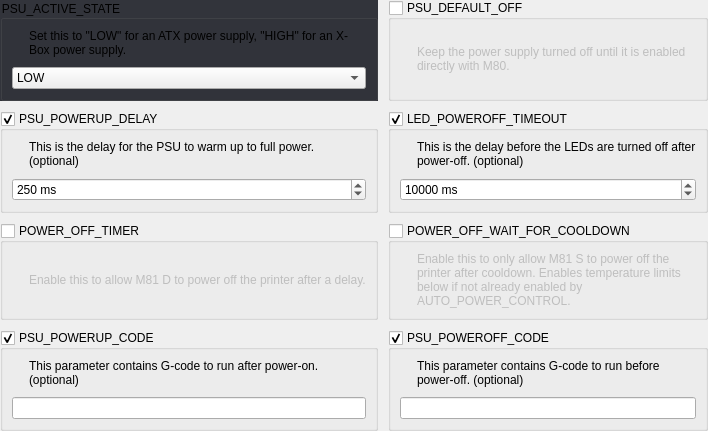
       <widget class="QWidget" name="widget" native="true">
        <layout class="QGridLayout" name="gridLayout_23">
         <property name="leftMargin">
          <number>0</number>
         </property>
         <property name="topMargin">
          <number>0</number>
         </property>
         <property name="rightMargin">
          <number>0</number>
         </property>
         <property name="bottomMargin">
          <number>0</number>
         </property>
         <property name="spacing">
          <number>10</number>
         </property>
         <item row="2" column="0">
          <widget class="QGroupBox" name="uPowerOffTimerBox">
           <property name="title">
            <string>POWER_OFF_TIMER</string>
           </property>
           <property name="checkable">
            <bool>true</bool>
           </property>
           <property name="checked">
            <bool>false</bool>
           </property>
           <layout class="QHBoxLayout" name="horizontalLayout_14">
            <property name="spacing">
             <number>10</number>
            </property>
            <item>
             <widget class="QLabel" name="label_21">
              <property name="sizePolicy">
               <sizepolicy hsizetype="Fixed" vsizetype="Fixed">
                <horstretch>0</horstretch>
                <verstretch>0</verstretch>
               </sizepolicy>
              </property>
              <property name="text">
               <string/>
              </property>
              <property name="pixmap">
               <pixmap resource="../resources/resources.qrc">:/info_FILL0_wght100_GRAD0_opsz20.svg</pixmap>
              </property>
             </widget>
            </item>
            <item>
             <widget class="QLabel" name="label_22">
              <property name="text">
               <string>Enable this to allow M81 D&lt;seconds&gt; to power off the printer after a delay.</string>
              </property>
             </widget>
            </item>
           </layout>
          </widget>
         </item>
         <item row="1" column="0">
          <widget class="QGroupBox" name="uPsuPowerUpDelayBox">
           <property name="title">
            <string>PSU_POWERUP_DELAY</string>
           </property>
           <property name="flat">
            <bool>false</bool>
           </property>
           <property name="checkable">
            <bool>true</bool>
           </property>
           <property name="checked">
            <bool>true</bool>
           </property>
           <layout class="QGridLayout" name="gridLayout_3" columnstretch="0,0">
            <property name="spacing">
             <number>10</number>
            </property>
            <item row="1" column="0">
             <widget class="QLabel" name="label_4">
              <property name="sizePolicy">
               <sizepolicy hsizetype="Fixed" vsizetype="Fixed">
                <horstretch>0</horstretch>
                <verstretch>0</verstretch>
               </sizepolicy>
              </property>
              <property name="text">
               <string/>
              </property>
              <property name="pixmap">
               <pixmap resource="../resources/resources.qrc">:/info_FILL0_wght100_GRAD0_opsz20.svg</pixmap>
              </property>
             </widget>
            </item>
            <item row="1" column="1">
             <widget class="QLabel" name="label_3">
              <property name="text">
               <string>This is the delay for the PSU to warm up to full power. (optional)</string>
              </property>
              <property name="wordWrap">
               <bool>true</bool>
              </property>
             </widget>
            </item>
            <item row="2" column="0" colspan="2">
             <widget class="QSpinBox" name="uPsuPowerUpDelayEdit">
              <property name="enabled">
               <bool>true</bool>
              </property>
              <property name="sizePolicy">
               <sizepolicy hsizetype="Expanding" vsizetype="Fixed">
                <horstretch>0</horstretch>
                <verstretch>0</verstretch>
               </sizepolicy>
              </property>
              <property name="suffix">
               <string> ms</string>
              </property>
              <property name="maximum">
               <number>100000</number>
              </property>
              <property name="stepType">
               <enum>QAbstractSpinBox::AdaptiveDecimalStepType</enum>
              </property>
              <property name="value">
               <number>250</number>
              </property>
             </widget>
            </item>
           </layout>
          </widget>
         </item>
         <item row="3" column="0">
          <widget class="QGroupBox" name="uPsuPowerUpCodeBox">
           <property name="title">
            <string>PSU_POWERUP_CODE</string>
           </property>
           <property name="checkable">
            <bool>true</bool>
           </property>
           <property name="checked">
            <bool>true</bool>
           </property>
           <layout class="QGridLayout" name="gridLayout_5" columnstretch="0,0">
            <property name="spacing">
             <number>10</number>
            </property>
            <item row="1" column="0">
             <widget class="QLabel" name="label_9">
              <property name="sizePolicy">
               <sizepolicy hsizetype="Fixed" vsizetype="Fixed">
                <horstretch>0</horstretch>
                <verstretch>0</verstretch>
               </sizepolicy>
              </property>
              <property name="text">
               <string/>
              </property>
              <property name="pixmap">
               <pixmap resource="../resources/resources.qrc">:/info_FILL0_wght100_GRAD0_opsz20.svg</pixmap>
              </property>
             </widget>
            </item>
            <item row="1" column="1">
             <widget class="QLabel" name="label_10">
              <property name="text">
               <string>This parameter contains G-code to run after power-on. (optional)</string>
              </property>
              <property name="wordWrap">
               <bool>true</bool>
              </property>
             </widget>
            </item>
            <item row="2" column="0" colspan="2">
             <widget class="QLineEdit" name="uPsuPowerUpCodeEdit">
              <property name="enabled">
               <bool>true</bool>
              </property>
             </widget>
            </item>
           </layout>
          </widget>
         </item>
         <item row="1" column="1">
          <widget class="QGroupBox" name="uLedPowerOffTimeoutBox">
           <property name="enabled">
            <bool>true</bool>
           </property>
           <property name="title">
            <string>LED_POWEROFF_TIMEOUT</string>
           </property>
           <property name="flat">
            <bool>false</bool>
           </property>
           <property name="checkable">
            <bool>true</bool>
           </property>
           <property name="checked">
            <bool>true</bool>
           </property>
           <layout class="QGridLayout" name="gridLayout_4" columnstretch="0,0">
            <property name="spacing">
             <number>10</number>
            </property>
            <item row="1" column="0">
             <widget class="QLabel" name="label_6">
              <property name="sizePolicy">
               <sizepolicy hsizetype="Fixed" vsizetype="Fixed">
                <horstretch>0</horstretch>
                <verstretch>0</verstretch>
               </sizepolicy>
              </property>
              <property name="text">
               <string/>
              </property>
              <property name="pixmap">
               <pixmap resource="../resources/resources.qrc">:/info_FILL0_wght100_GRAD0_opsz20.svg</pixmap>
              </property>
             </widget>
            </item>
            <item row="1" column="1">
             <widget class="QLabel" name="label_5">
              <property name="text">
               <string>This is the delay before the LEDs are turned off after power-off. (optional)</string>
              </property>
              <property name="wordWrap">
               <bool>true</bool>
              </property>
             </widget>
            </item>
            <item row="2" column="0" colspan="2">
             <widget class="QSpinBox" name="uLedPowerOffTimeoutEdit">
              <property name="enabled">
               <bool>true</bool>
              </property>
              <property name="sizePolicy">
               <sizepolicy hsizetype="Expanding" vsizetype="Fixed">
                <horstretch>0</horstretch>
                <verstretch>0</verstretch>
               </sizepolicy>
              </property>
              <property name="suffix">
               <string> ms</string>
              </property>
              <property name="maximum">
               <number>100000</number>
              </property>
              <property name="stepType">
               <enum>QAbstractSpinBox::AdaptiveDecimalStepType</enum>
              </property>
              <property name="value">
               <number>10000</number>
              </property>
             </widget>
            </item>
           </layout>
          </widget>
         </item>
         <item row="3" column="1">
          <widget class="QGroupBox" name="uPsuPowerOffCodeBox">
           <property name="enabled">
            <bool>true</bool>
           </property>
           <property name="title">
            <string>PSU_POWEROFF_CODE</string>
           </property>
           <property name="checkable">
            <bool>true</bool>
           </property>
           <property name="checked">
            <bool>true</bool>
           </property>
           <layout class="QGridLayout" name="gridLayout_6" columnstretch="0,0">
            <property name="spacing">
             <number>10</number>
            </property>
            <item row="1" column="0">
             <widget class="QLabel" name="label_11">
              <property name="sizePolicy">
               <sizepolicy hsizetype="Fixed" vsizetype="Fixed">
                <horstretch>0</horstretch>
                <verstretch>0</verstretch>
               </sizepolicy>
              </property>
              <property name="text">
               <string/>
              </property>
              <property name="pixmap">
               <pixmap resource="../resources/resources.qrc">:/info_FILL0_wght100_GRAD0_opsz20.svg</pixmap>
              </property>
             </widget>
            </item>
            <item row="1" column="1">
             <widget class="QLabel" name="label_12">
              <property name="text">
               <string>This parameter contains G-code to run before power-off. (optional)</string>
              </property>
              <property name="wordWrap">
               <bool>true</bool>
              </property>
             </widget>
            </item>
            <item row="2" column="0" colspan="2">
             <widget class="QLineEdit" name="uPsuPowerOffCodeEdit">
              <property name="enabled">
               <bool>true</bool>
              </property>
             </widget>
            </item>
           </layout>
          </widget>
         </item>
         <item row="2" column="1">
          <widget class="QGroupBox" name="uPowerOffWaitForCooldownBox">
           <property name="title">
            <string>POWER_OFF_WAIT_FOR_COOLDOWN</string>
           </property>
           <property name="checkable">
            <bool>true</bool>
           </property>
           <property name="checked">
            <bool>false</bool>
           </property>
           <layout class="QHBoxLayout" name="horizontalLayout_13">
            <property name="spacing">
             <number>10</number>
            </property>
            <item>
             <widget class="QLabel" name="label_19">
              <property name="sizePolicy">
               <sizepolicy hsizetype="Fixed" vsizetype="Fixed">
                <horstretch>0</horstretch>
                <verstretch>0</verstretch>
               </sizepolicy>
              </property>
              <property name="text">
               <string/>
              </property>
              <property name="pixmap">
               <pixmap resource="../resources/resources.qrc">:/info_FILL0_wght100_GRAD0_opsz20.svg</pixmap>
              </property>
             </widget>
            </item>
            <item>
             <widget class="QLabel" name="label_20">
              <property name="text">
               <string>Enable this to only allow M81 S to power off the printer after cooldown. Enables temperature limits below if not already enabled by AUTO_POWER_CONTROL.</string>
              </property>
              <property name="wordWrap">
               <bool>true</bool>
              </property>
             </widget>
            </item>
           </layout>
          </widget>
         </item>
         <item row="0" column="1">
          <widget class="QGroupBox" name="uPsuDefaultOffBox">
           <property name="title">
            <string>PSU_DEFAULT_OFF</string>
           </property>
           <property name="checkable">
            <bool>true</bool>
           </property>
           <property name="checked">
            <bool>false</bool>
           </property>
           <layout class="QHBoxLayout" name="horizontalLayout_5">
            <property name="spacing">
             <number>10</number>
            </property>
            <item>
             <widget class="QLabel" name="label_7">
              <property name="sizePolicy">
               <sizepolicy hsizetype="Fixed" vsizetype="Fixed">
                <horstretch>0</horstretch>
                <verstretch>0</verstretch>
               </sizepolicy>
              </property>
              <property name="text">
               <string/>
              </property>
              <property name="pixmap">
               <pixmap resource="../resources/resources.qrc">:/info_FILL0_wght100_GRAD0_opsz20.svg</pixmap>
              </property>
             </widget>
            </item>
            <item>
             <widget class="QLabel" name="label_8">
              <property name="text">
               <string>Keep the power supply turned off until it is enabled directly with M80.</string>
              </property>
              <property name="wordWrap">
               <bool>true</bool>
              </property>
             </widget>
            </item>
           </layout>
          </widget>
         </item>
         <item row="0" column="0">
          <widget class="QGroupBox" name="uPsuActiveStateBox">
           <property name="focusPolicy">
            <enum>Qt::StrongFocus</enum>
           </property>
           <property name="styleSheet">
            <string notr="true">QGroupBox:!disabled {
	background: rgb(50, 52, 59);
}</string>
           </property>
           <property name="title">
            <string>PSU_ACTIVE_STATE</string>
           </property>
           <layout class="QGridLayout" name="gridLayout_14">
            <property name="spacing">
             <number>10</number>
            </property>
            <item row="1" column="1">
             <widget class="QLabel" name="label_34">
              <property name="text">
               <string>Set this to &quot;LOW&quot; for an ATX power supply, &quot;HIGH&quot; for an X-Box power supply.</string>
              </property>
              <property name="wordWrap">
               <bool>true</bool>
              </property>
             </widget>
            </item>
            <item row="1" column="0">
             <widget class="QLabel" name="label_33">
              <property name="sizePolicy">
               <sizepolicy hsizetype="Fixed" vsizetype="Fixed">
                <horstretch>0</horstretch>
                <verstretch>0</verstretch>
               </sizepolicy>
              </property>
              <property name="text">
               <string/>
              </property>
              <property name="pixmap">
               <pixmap resource="../resources/resources.qrc">:/info_FILL0_wght100_GRAD0_opsz20.svg</pixmap>
              </property>
             </widget>
            </item>
            <item row="2" column="0" colspan="2">
             <widget class="Dropdown" name="uPsuActiveStateComboBox">
              <property name="enabled">
               <bool>true</bool>
              </property>
              <item>
               <property name="text">
                <string>LOW</string>
               </property>
              </item>
              <item>
               <property name="text">
                <string>HIGH</string>
               </property>
              </item>
             </widget>
            </item>
           </layout>
          </widget>
         </item>
        </layout>
       </widget>
